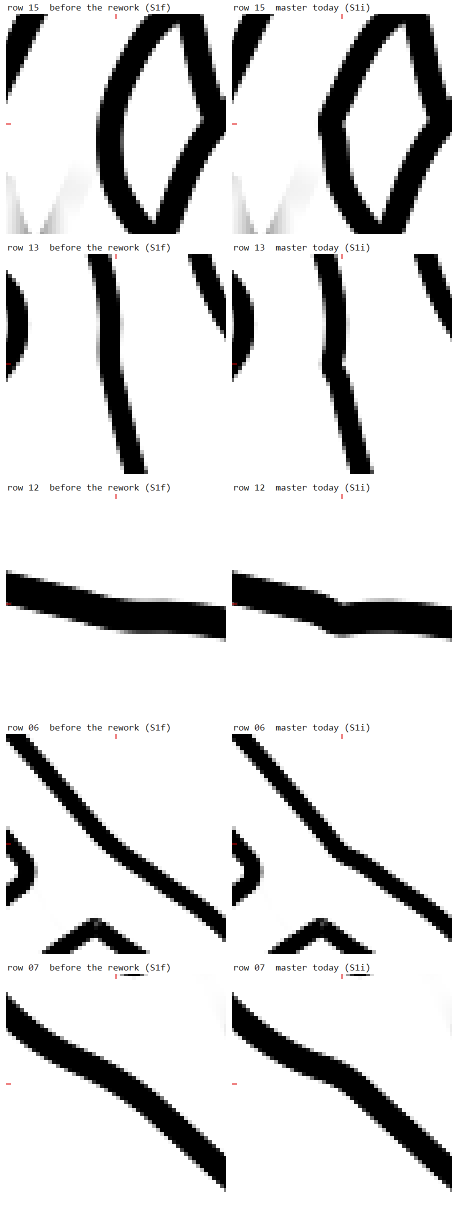
#> input picture .claude/probes/K1179/review/img/k1163_rows.png, 916 x 2412 px (shown at 1/2 size)
$ python crop42.py ../../K1179/review/img/k1163_rows.png 5 5 5 5 ../../K1179/review/img/row12_v.png
#> lines starting #> are read from the running program, lines starting #| are printed output that depends on the picture
# K1482 s42: one crop of a capture (or a mirror PGM) around a device px, nearest-neighbour zoom, a red cross at the
# centre and grey ticks every 10 device px with their coordinates; B=1 brightens with place39's stretch (v - 14) * 7.
#   python crop42.py <img> <x> <y> <R> <Z> <out.png> [ox oy]   (ox, oy: the image's device origin, for mirror PGMs)
import os, sys
from PIL import Image, ImageDraw

img, x, y, R, Z, out = sys.argv[1], int(sys.argv[2]), int(sys.argv[3]), int(sys.argv[4]), int(sys.argv[5]), sys.argv[6]
ox, oy = (int(sys.argv[7]), int(sys.argv[8])) if len(sys.argv) > 8 else (0, 0)
im = Image.open(img).convert("RGB")
if os.environ.get("B"):
    im = im.point(lambda v: max(0, min(255, round((v - 14) * 7))))
t = im.crop((x - R - ox, y - R - oy, x + R + 1 - ox, y + R + 1 - oy)).resize(((2 * R + 1) * Z, (2 * R + 1) * Z), Image.NEAREST)
#> t: PIL image 55x55 RGB; every value is 255
d = ImageDraw.Draw(t)
for v in range(x - R, x + R + 1):
    if v % 10 == 0:
        px = (v - (x - R)) * Z
        d.line([px, 0, px, 4], fill=(255, 0, 0)); d.text((px + 1, 5), str(v), fill=(255, 0, 0))
for v in range(y - R, y + R + 1):
    if v % 10 == 0:
        py = (v - (y - R)) * Z
        d.line([0, py, 4, py], fill=(255, 0, 0)); d.text((6, py + 1), str(v), fill=(255, 0, 0))
c = R * Z + Z // 2
d.line([c - 6, c, c + 6, c], fill=(255, 0, 0)); d.line([c, c - 6, c, c + 6], fill=(255, 0, 0))
t.save(out)
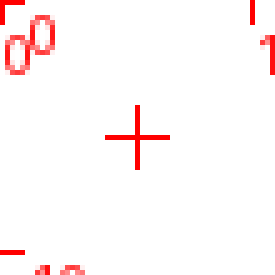
#> saved as row12_v.png: PIL image 55x55 RGB (shown 5 times larger); mean R, G, B 255, 247.1, 247.1
print(out, t.size)
#| ../../K1179/review/img/row12_v.png (55, 55)
